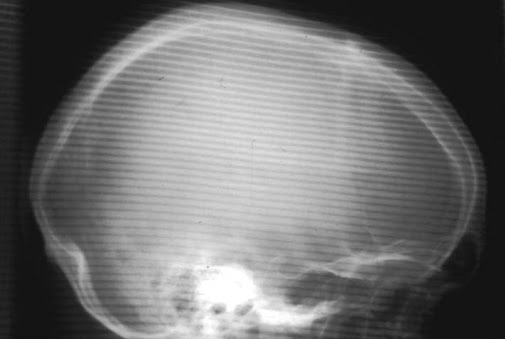
#> input picture Bài Tập/hw4_radiograph_1.jpg, 505 x 339 px
$ python linear.py
#> lines starting #> are read from the running program, lines starting #| are printed output that depends on the picture; after the words box and inside, x2 and y2 are one past the last pixel; in counts of white or black regions, pixels touching at a corner belong together
import cv2
import numpy as np


# Function to map each intensity level to output intensity level.
def pixelVal(pix, r1, s1, r2, s2):
    if (0 <= pix and pix <= r1):
        return (s1 / r1) * pix
    elif (r1 < pix and pix <= r2):
        return ((s2 - s1) / (r2 - r1)) * (pix - r1) + s1
    else:
        return ((255 - s2) / (255 - r2)) * (pix - r2) + s2

    # Open the image.


img = cv2.imread('hw4_radiograph_1.jpg')
#> img is the input picture: shape (339, 505, 3); min 14, max 255, mean 111.2

# Define parameters.
r1 = 70
s1 = 0
r2 = 140
s2 = 255

# Vectorize the function to apply it to each value in the Numpy array.
pixelVal_vec = np.vectorize(pixelVal)

# Apply contrast stretching.
contrast_stretched = pixelVal_vec(img, r1, s1, r2, s2)
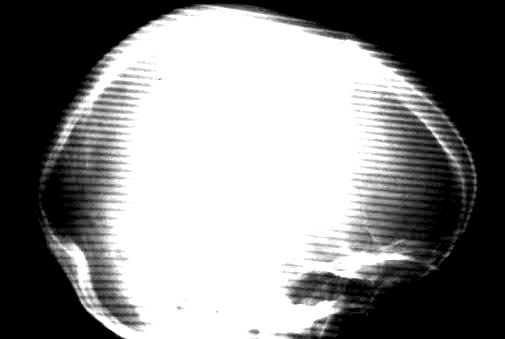
#> contrast_stretched: shape (339, 505, 3) float64; min 0, max 255, mean 133.8


cv2.imshow('Original Image',img)
cv2.imshow('Image 1',contrast_stretched)
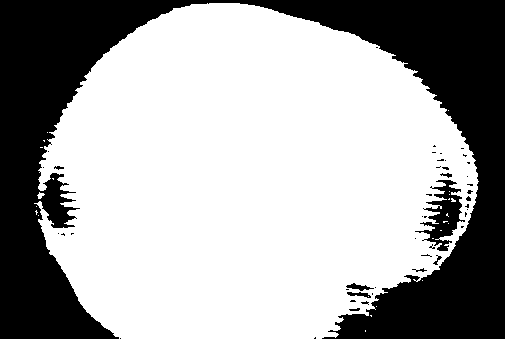
#> window 'Image 1': shape (339, 505, 3); 65.5% white; 46 black regions (37 under 20 px), largest, box (x1, y1, x2, y2) and area: (0, 0, 505, 339) 57151, (415, 180, 465, 251) 1414, (346, 283, 374, 291) 99
if cv2.waitKey(0) & 0xFF == 27:
#> (key Esc is pressed here)
    cv2.destroyAllWindows()

$ run again, with Bài Tập/hw4_radiograph_2.jpg copied over Bài Tập/hw4_radiograph_1.jpg
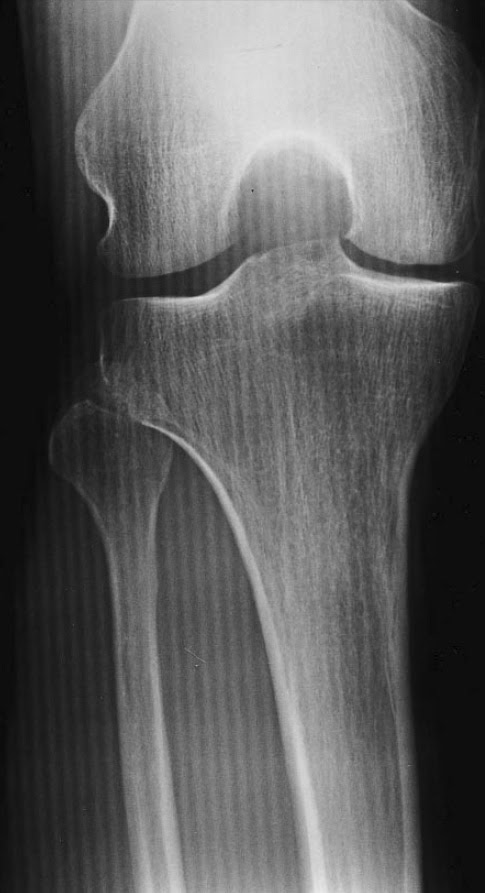
#> input picture Bài Tập/hw4_radiograph_2.jpg, 485 x 893 px
#> img is the input picture: shape (893, 485, 3); min 2, max 233, mean 92.9
#> `contrast_stretched = pixelVal_vec(img, r1, s1, r2, s2)`:
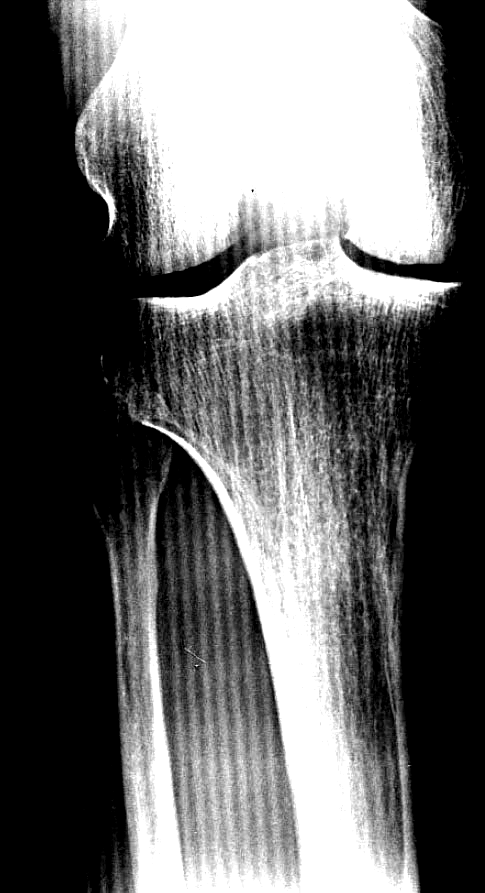
#> contrast_stretched: shape (893, 485, 3) float64; min 0, max 255, mean 105.4
#> `cv2.imshow('Image 1',contrast_stretched)`:
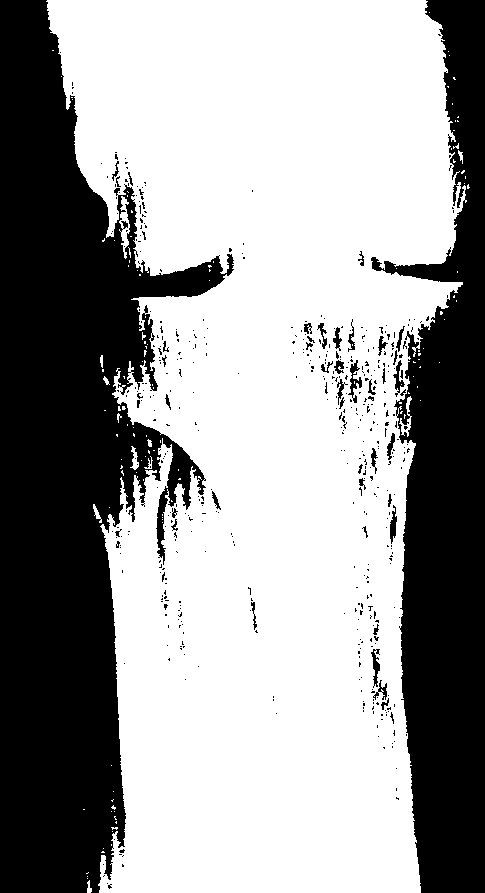
#> window 'Image 1': shape (893, 485, 3); 61.8% white; 492 black regions (449 under 20 px), largest, box (x1, y1, x2, y2) and area: (0, 0, 234, 893) 104470, (371, 0, 485, 893) 56661, (348, 360, 362, 403) 218
